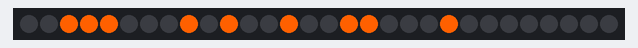
The sketch below on a simulated Arduino Uno, built with avr-gcc and run on an emulated ATmega328P. Parts: 30 RGB LEDs in strip order, left to right. Random numbers use the default seed unless the sketch sets one.

Above: at 1.16 s.
At 4.86 s:
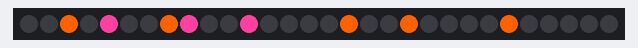
At 8.57 s:
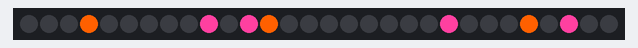
At 15.98 s:
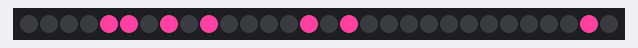
At 27.09 s:
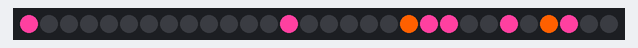
At 38.3 s:
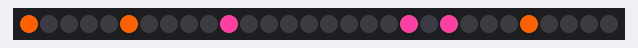

The sketch:

crossnoise.ino
```cpp
#include <Adafruit_NeoPixel.h>
#ifdef __AVR__
#include <avr/power.h>
#endif

#define PIN 1
#define N_PIXELS 30

Adafruit_NeoPixel strip;
uint8_t pattern_1[N_PIXELS];
uint8_t pattern_2[N_PIXELS];
int position_1 = 0;
int position_2 = 0;
int odds = 32;
int theDelay = 40;

uint32_t orange = strip.Color(255, 96, 0);
uint32_t pink = strip.Color(255, 64, 160);
uint32_t white = strip.Color(127, 127, 127);

void setup() {
  strip = Adafruit_NeoPixel(N_PIXELS, PIN, NEO_GRB + NEO_KHZ800);

  for (int i = 0; i < N_PIXELS; i++) {
    if (random(255) < odds) {
      pattern_1[i] = 1;
    }
    else {
      pattern_1[i] = 0;
    }

    if (random(255) < odds) {
      pattern_2[i] = 1;
    }
    else {
      pattern_2[i] = 0;
    }

  }

  strip.begin();
  strip.show(); // Initialize all pixels to 'off'
}

void loop() {
  crossNoise(orange, pink);
//  crossNoise(white, white);
  delay(theDelay);
}

void crossNoise(uint32_t c1, uint32_t c2) {
  strip.clear();

  for (int i = 0; i < N_PIXELS; i++) {
    int thisPosition_1 = (i + position_1) % N_PIXELS;
    int thisPosition_2 = (i + position_2) % N_PIXELS;

    if (pattern_1[thisPosition_1]) {
      strip.setPixelColor(i, c1);
    }
    else if (pattern_2[thisPosition_2]) {
      strip.setPixelColor(N_PIXELS - 1 - i, c2);
    }
  }

  pattern_1[position_1] = random(255) < odds ? 1 : 0;
  pattern_2[position_2] = random(255) < odds ? 1 : 0;
  position_1 = ++position_1 % N_PIXELS;
  position_2 = ++position_2 % N_PIXELS;

  strip.show();
}
```
